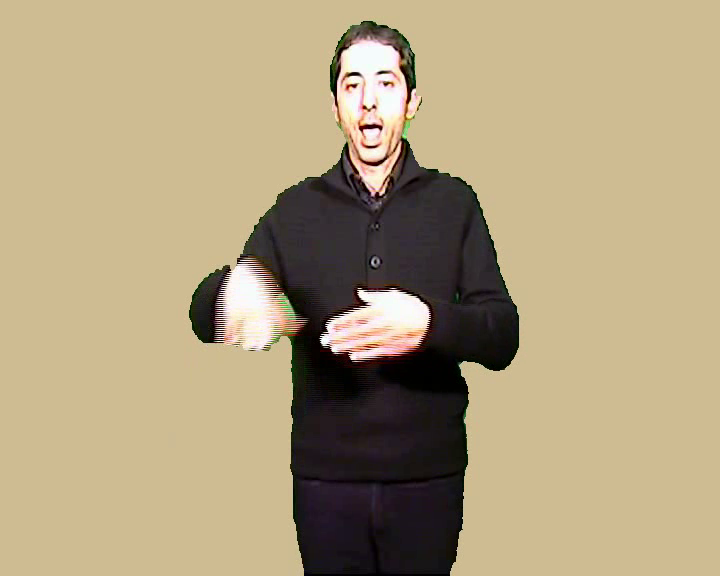
#> input picture frame 5 of preprocessing/test.mp4, 720 x 576 px, given in place of mdp_acqua (online-video-cutter.com).mp4, which was not available
$ jupyter execute --allow-errors data_augmentation.ipynb   (text cells are left out)
#> lines starting #> are read from the running program, lines starting #| are printed output that depends on the picture; after the words box and inside, x2 and y2 are one past the last pixel; in counts of white or black regions, pixels touching at a corner belong together; pictures that were not available may be replaced by others from this repository, and a replacement may not be noted
[cell 1]
import cv2
import os
import cvzone
from cvzone.SelfiSegmentationModule import SelfiSegmentation

[cell 2]
import numpy as np

[cell 3]
from pathlib import Path

[cell 4]
# BGR background colors

# usual background colors
light_beige = (201,227,234)
beige = (150,189,210)
dark_beige = (126,174,200)
white_ish = (230,231,233)
white_to_gray = (194,195,197)
blue_gray = (193,189,178)
naturalwhite = (238,240,240)

# unsual
white = (255,255,255)
orange = (33,102,243)
blue = (188,87,35)
yellow = (35,237,252)
red = (39,33,213)

[cell 5]
# train_or_test = 'train'
train_or_test = 'videos-train-seed59'

video_source_path = Path(f"D:/Documentos/Polito/Thesis/Datasets/A3LIS-147_italian/trimmed-life/{train_or_test}/")
video_destination_path = Path(f"D:/Documentos/Polito/Thesis/Datasets/A3LIS-147_italian/trimmed-life/{train_or_test}-naturalwhite/")

video_destination_path.mkdir(parents=True, exist_ok=True)

[cell 6]
usual_colors = {'beige':beige, 'lightbeige':light_beige, 'darkbeige':dark_beige, 'naturalwhite':naturalwhite, 'whiteish':white_ish, 'whitetogray':white_to_gray, 'bluegray': blue_gray}
unusual_colors = {'white':white, 'orange':orange, 'blue':blue, 'yellow':yellow, 'red':red}

[cell 7]
# video_folder_path = "D:/Documentos/Polito/Thesis/Datasets/A3LIS-147_italian/trimmed-10/train/"
video_folder_path = "D:/Documentos/Polito/Thesis/Datasets/A3LIS-147_italian/trimmed-life/videos-train-seed59/"
video_file_name = "fal_acqua (online-video-cutter.com).mp4"
# video_file_name = "mmr_allegare (online-video-cutter.com).mp4"
# video_file_name = "mdp_acqua (online-video-cutter.com).mp4"

width = 720
height = 576
size = (width, height)
fps = 25
color_key = 'naturalwhite'

cap = cv2.VideoCapture(os.path.join(video_folder_path, video_file_name))
#> (the rest of this cell did not finish here and is left out)

[cell 8]
# video_folder_path = "D:/Documentos/Polito/Thesis/Datasets/A3LIS-147_italian/trimmed-10/train/"
video_folder_path = "D:/Documentos/Polito/Thesis/Datasets/A3LIS-147_italian/trimmed-life/videos-train-seed59/"
# video_folder_path = "D:/Documentos/Polito/Thesis/Datasets/A3LIS-147_italian/trimmed-life/my-videos/test/"
# video_file_name = "fal_acqua (online-video-cutter.com).mp4"
# video_file_name = "mmr_allegare (online-video-cutter.com).mp4"
video_file_name = "mdp_acqua (online-video-cutter.com).mp4"
# video_file_name = "1_abitare_1.mp4"

width = 720
height = 576
size = (width, height)
fps = 25
# [4 lines of commented-out code are left out]
color_key = 'naturalwhite'

cap = cv2.VideoCapture(os.path.join(video_folder_path, video_file_name))
img_array = []
success = True

while success:
    success, frame = cap.read()
#> frame is the input picture: shape (576, 720, 3); mean B, G, R 126.5, 159.3, 175.1
    if success:
        # Resize (optional)
        # frame = cv2.resize(frame, (width, height))

        # Convert to grayscale
        gray = cv2.cvtColor(frame, cv2.COLOR_BGR2GRAY)
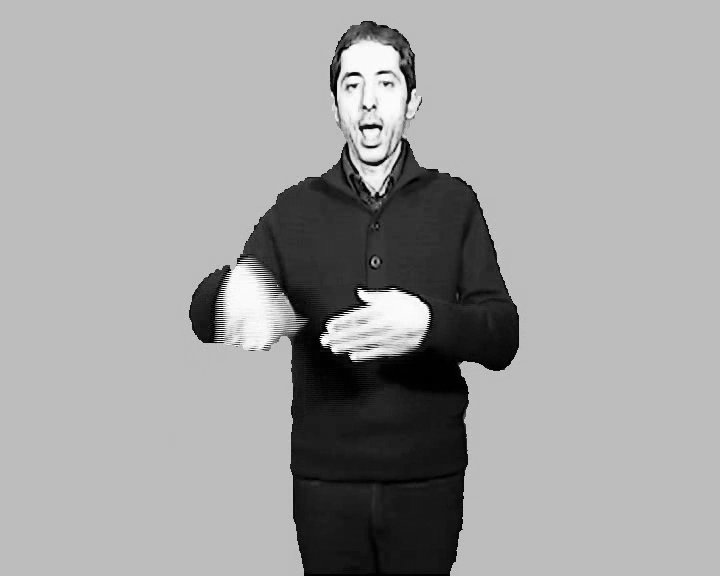
#> gray: shape (576, 720); min 0, max 255, mean 160.6

        # Apply adaptive thresholding
        thresh = cv2.adaptiveThreshold(
            gray, 255, cv2.ADAPTIVE_THRESH_GAUSSIAN_C,
            cv2.THRESH_BINARY_INV, 11, 9
        )
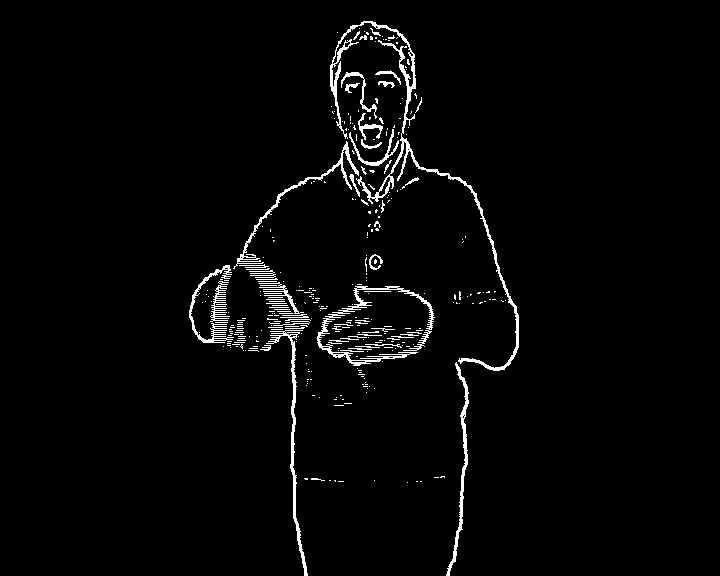
#> thresh: shape (576, 720); 2.6% white in thin lines or dots, all inside (x1, y1, x2, y2) = (189, 21, 519, 576)

        # Convert single channel threshold mask to 3-channel
        mask_3ch = cv2.merge([thresh] * 3)

        # Composite: keep foreground, replace background
        foreground = cv2.bitwise_and(frame, mask_3ch)
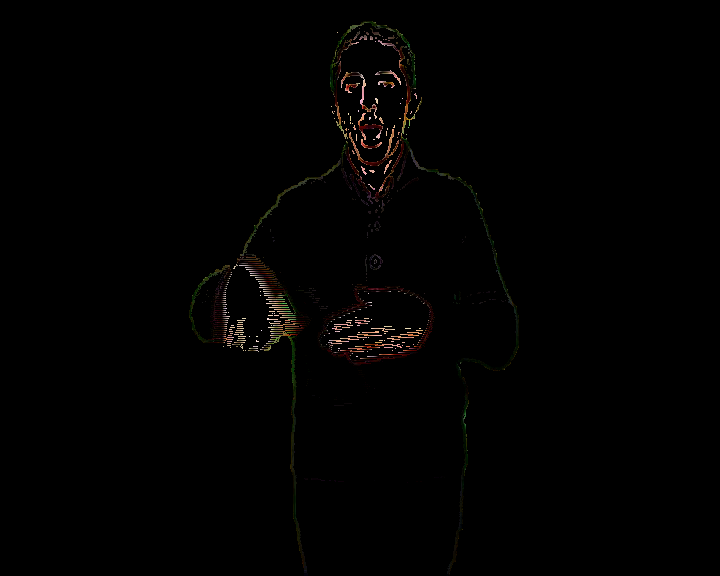
#> foreground: shape (576, 720, 3); mean B, G, R 1, 1.4, 1.8
        background_mask = cv2.bitwise_not(mask_3ch)
        background = np.full_like(frame, (255, 255, 255))
        background = cv2.bitwise_and(background, background_mask)

        result = cv2.add(foreground, background)
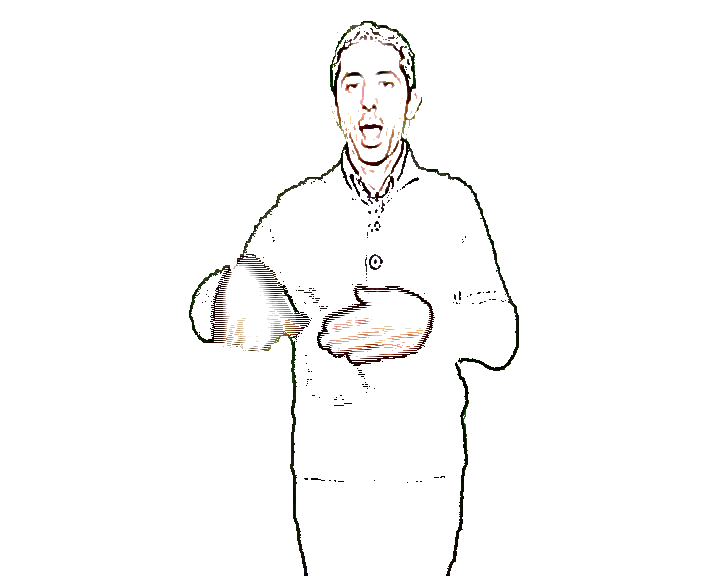
#> result: shape (576, 720, 3); mean B, G, R 249.3, 249.7, 250.1

        # Show preview
        cv2.imshow("Adaptive Threshold Segmentation", result)
        cv2.waitKey(100)

        img_array.append(result)

# --- Save output video ---
out = cv2.VideoWriter('test_cut_adaptive_9_acqua.mp4', cv2.VideoWriter_fourcc(*'DIVX'), fps, (width, height))
for frame in img_array:
    out.write(frame)
out.release()

cap.release()
cv2.destroyAllWindows()

$ run again, starting later in the video
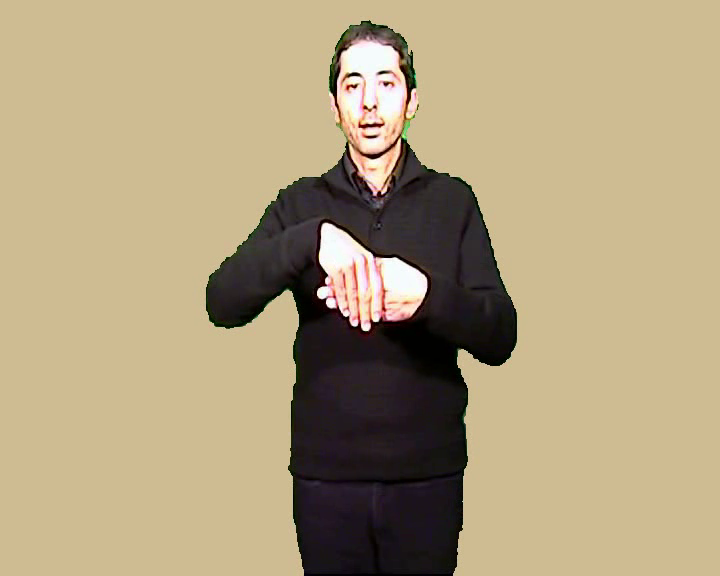
#> input picture frame 23 of preprocessing/test.mp4, 720 x 576 px, given in place of mdp_acqua (online-video-cutter.com).mp4, which was not available
#> frame is the input picture: shape (576, 720, 3); mean B, G, R 126.1, 159, 175
#> `thresh = cv2.adaptiveThreshold( gray, 255, cv2.ADAPTIVE_THRESH_GAUSSIA..`:
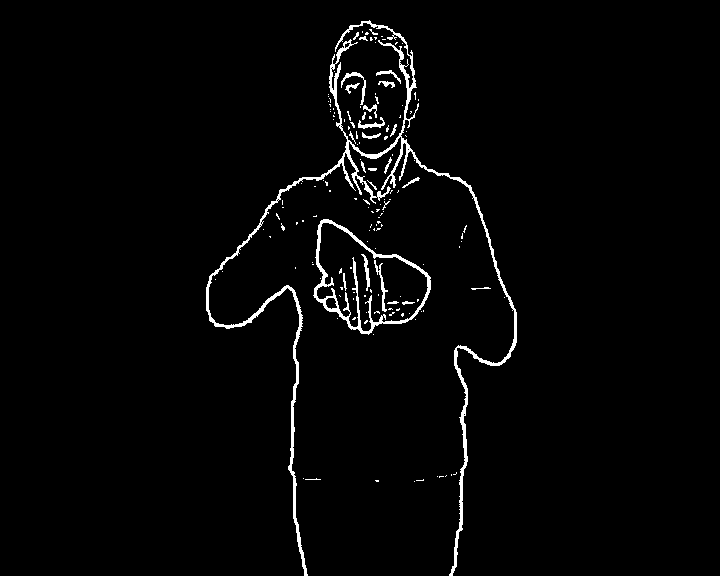
#> thresh: shape (576, 720); 2.3% white; 154 white regions (130 under 20 px), largest, box (x1, y1, x2, y2) and area: (206, 20, 517, 576) 5830, (313, 219, 431, 335) 1677, (374, 260, 388, 312) 161
#> `result = cv2.add(foreground, background)`:
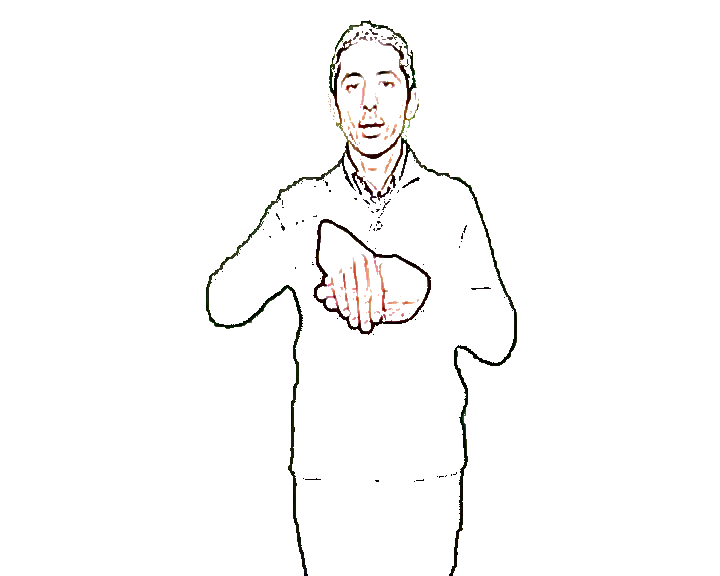
#> result: shape (576, 720, 3); mean B, G, R 250, 250.3, 250.7

$ run again, starting later in the video
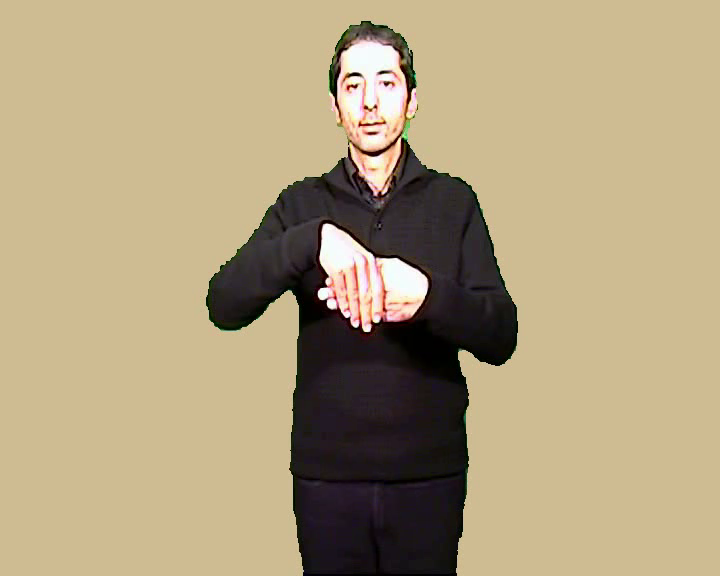
#> input picture frame 41 of preprocessing/test.mp4, 720 x 576 px, given in place of mdp_acqua (online-video-cutter.com).mp4, which was not available
#> frame is the input picture: shape (576, 720, 3); mean B, G, R 126.1, 159, 175.1
#> `thresh = cv2.adaptiveThreshold( gray, 255, cv2.ADAPTIVE_THRESH_GAUSSIA..`:
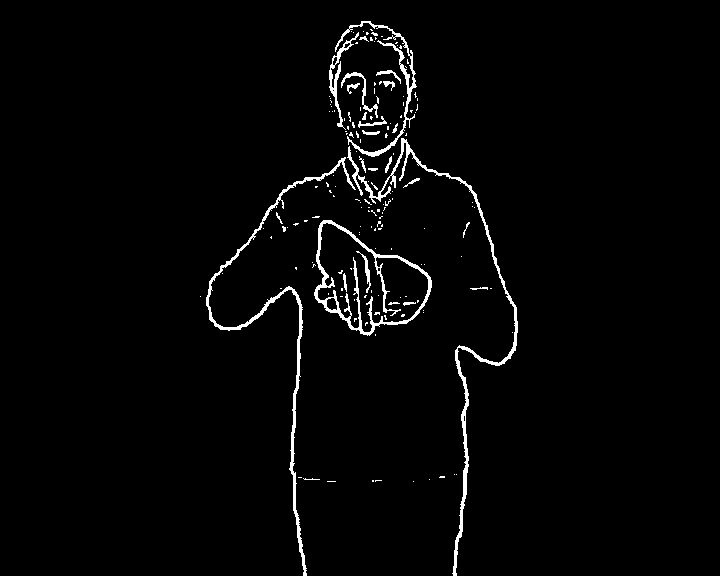
#> thresh: shape (576, 720); 2.3% white; 163 white regions (138 under 20 px), largest, box (x1, y1, x2, y2) and area: (347, 138, 518, 576) 2366, (206, 157, 356, 576) 2056, (314, 220, 432, 336) 1862
#> `result = cv2.add(foreground, background)`:
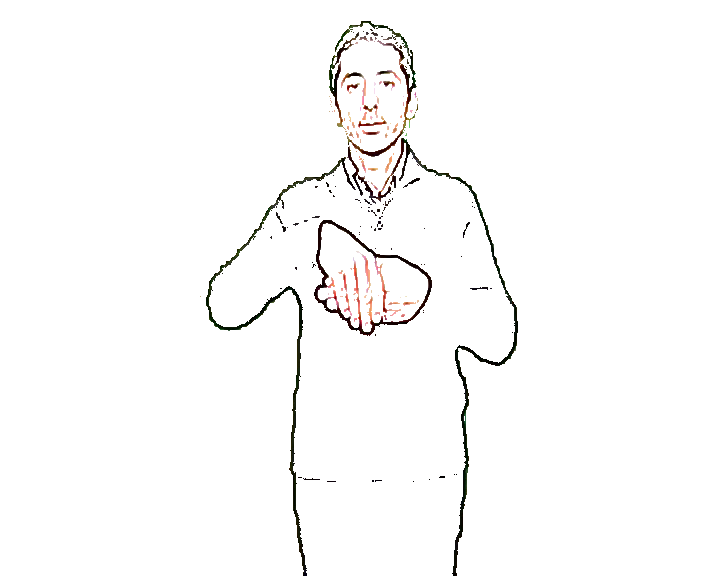
#> result: shape (576, 720, 3); mean B, G, R 249.9, 250.3, 250.7
